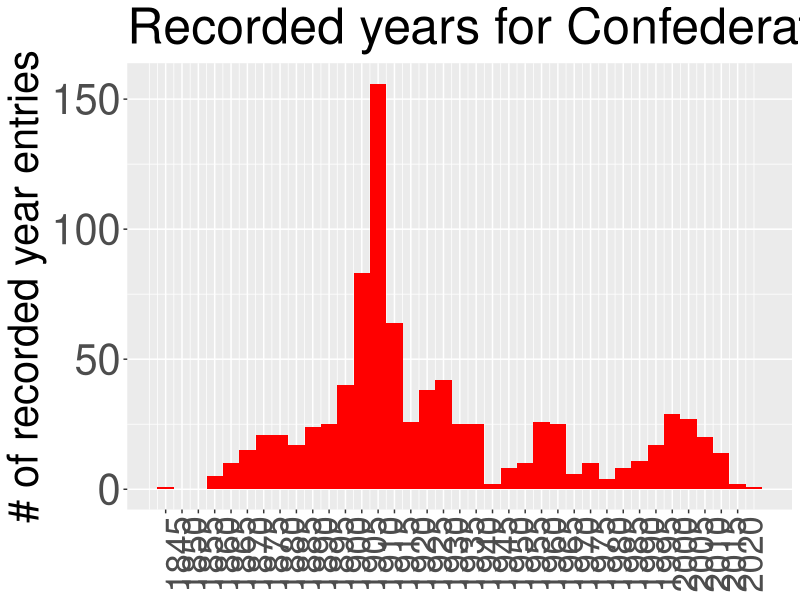

Here is the R script that generated this plot:
## ---- chunk 1
# Set default chunk output
knitr::opts_chunk$set(
  echo = FALSE, message = FALSE, warning = FALSE,
  tidy = FALSE, results = "asis"
)

library(tidyverse)
## ---- chunk 2
all_dates = read.csv("data/confederate_statue_dates.csv") %>% as_tibble()
## ---- chunk 3
all_dates %>%
  ggplot(aes(x = year)) +
  geom_histogram(binwidth = 5, fill = "red") +
  scale_x_continuous(breaks = seq(min(all_dates$year), max(all_dates$year), by = 5)) +
  theme(axis.title.x = element_blank(),
        axis.text.x = element_text(size=25, angle = 90),
        axis.text.y = element_text(size=30),
        title = element_text(size=30)) +
  ylab("# of recorded year entries") +
  ggtitle("Recorded years for Confederate monuments and named places")
